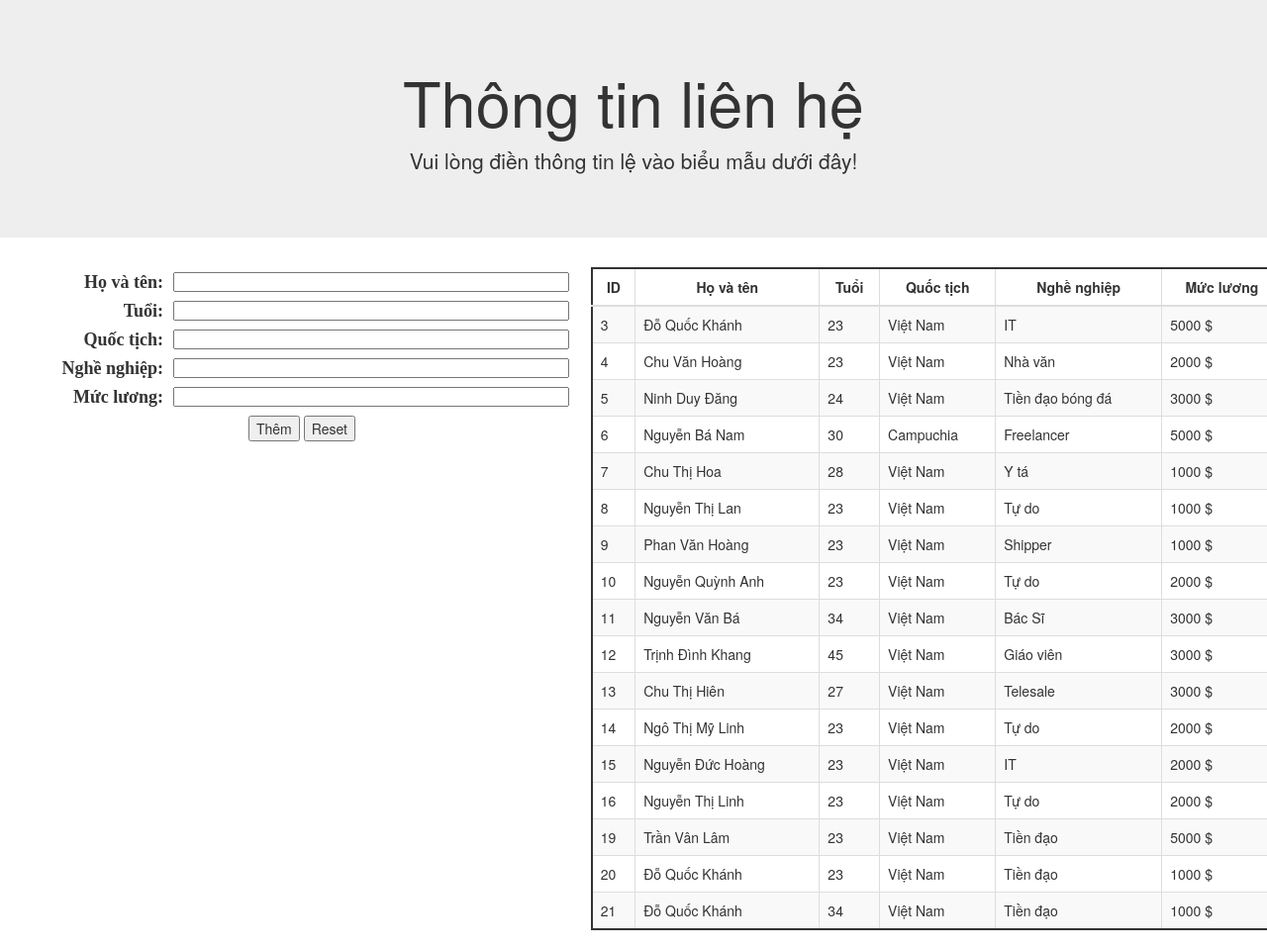
The page / on the database its author committed.
### tables this page shows
CREATE TABLE `thongtin` (
  `id` int(11) NOT NULL,
  `name` varchar(255) NOT NULL,
  `age` int(11) NOT NULL,
  `national` varchar(55) NOT NULL,
  `position` varchar(55) NOT NULL,
  `salary` int(11) NOT NULL
);

### connect.php (the view)
<?php
$con = mysqli_connect('localhost', 'root', '', 'testlaravel');
$sql="SELECT * FROM `thongtin` ORDER BY `id`";
$result=mysqli_query($con,$sql);
    while ($row=mysqli_fetch_assoc($result)) {
        $data[] = $row;
    }
    $html = '';
    if(!empty($data)){
        foreach ($data as $value) {
            $html .= '
            <tr role="row">
                <td>'.$value['id'].'</td>
                <td>'.$value['name'].'</td>
                <td>'.$value['age'].'</td>
                <td>'.$value['national'].'</td>
                <td>'.$value['position'].'</td>
                <td>'.$value['salary'].' $</td>
            </tr>';
            }
    }
?>

### index.php (shortened to what this page needs)
<?php
include "connect.php";
?>
<!DOCTYPE html>
<html lang="vi">
    <head>
        <link rel="stylesheet" href="styles.css">
        <link rel="stylesheet" href="https://maxcdn.bootstrapcdn.com/bootstrap/3.4.1/css/bootstrap.min.css">
    </head>
    <body>
    <div class="jumbotron text-center">
    <h1>Thông tin liên hệ</h1>
    <p>Vui lòng điền thông tin lệ vào biểu mẫu dưới đây!</p>
    </div>
        <div class="container-fluid">
        <div class="col-sm-4">
        <form action="process.php" method="POST">
            <div class="form-group">
                <input type="text" name="name"><span>Họ và tên: </span>
            </div>
            <div class="form-group">
                <input type="text" name="age"><span>Tuổi: </span>
            </div>
            <div class="form-group">
                <input type="text" name="national"><span>Quốc tịch: </span>
            </div>
            <div class="form-group">
                <input type="text" name="position"><span>Nghề nghiệp: </span>
            </div>
            <div class="form-group">
                <input type="text" name="salary"><span>Mức lương: </span>
            </div>
            <div class="form-group">
                <button type="submit">Thêm</button>
                <button type="reset">Reset</button>
            </div>
        </form>
        </div>
        <div class="col-sm-8">
        <table class="table table-striped table-hover table-bordered table-sm" style="border: 2px solid ;max-width:700px;margin-left:150px;">
            <thead>
                <tr role="row">
                    <th class="text-center">ID</th>
                    <th class="text-center">Họ và tên</th>
                    <th class="text-center">Tuổi</th>
                    <th class="text-center">Quốc tịch</th>
                    <th class="text-center">Nghề nghiệp</th>
                    <th class="text-center">Mức lương</th>
                </tr>
            </thead>
                <tbody>
    <?php
        echo $html;
    ?>
</tbody>
        </table>
        </div>
        </div>
    </body>
</html>

### styles.css (style rules this page uses)
form { width: 600px; text-align: center; }
div.form-group { width: 90%; height: 24px; margin: 5px; }
div.form-group input { float: right; height: 20px; width: 400px; }
span { font: 18px bold; font-weight: bold; float: right; margin-right: 10px; }
h1 { text-align: center; }
th { border: 1px solid; }
td { border: 1px solid; }

### rows shown on the page
thongtin: id "3", name "Đỗ Quốc Khánh", age "23", national "Việt Nam", position "IT", salary "5000"
thongtin: id "4", name "Chu Văn Hoàng", age "23", national "Việt Nam", position "Nhà văn", salary "2000"
thongtin: id "5", name "Ninh Duy Đăng", age "24", national "Việt Nam", position "Tiền đạo bóng đá", salary "3000"
thongtin: id "6", name "Nguyễn Bá Nam", age "30", national "Campuchia", position "Freelancer", salary "5000"
thongtin: id "7", name "Chu Thị Hoa", age "28", national "Việt Nam", position "Y tá", salary "1000"
thongtin: id "8", name "Nguyễn Thị Lan", age "23", national "Việt Nam", position "Tự do", salary "1000"
thongtin: id "9", name "Phan Văn Hoàng", age "23", national "Việt Nam", position "Shipper", salary "1000"
thongtin: id "10", name "Nguyễn Quỳnh Anh", age "23", national "Việt Nam", position "Tự do", salary "2000"
thongtin: id "11", name "Nguyễn Văn Bá", age "34", national "Việt Nam", position "Bác Sĩ", salary "3000"
thongtin: id "12", name "Trịnh Đình Khang", age "45", national "Việt Nam", position "Giáo viên", salary "3000"
thongtin: id "13", name "Chu Thị Hiên", age "27", national "Việt Nam", position "Telesale", salary "3000"
thongtin: id "14", name "Ngô Thị Mỹ Linh", age "23", national "Việt Nam", position "Tự do", salary "2000"
thongtin: id "15", name "Nguyễn Đức Hoàng", age "23", national "Việt Nam", position "IT", salary "2000"
thongtin: id "16", name "Nguyễn Thị Linh", age "23", national "Việt Nam", position "Tự do", salary "2000"
thongtin: id "19", name "Trần Vân Lâm", age "23", national "Việt Nam", position "Tiền đạo", salary "5000"
thongtin: id "20", name "Đỗ Quốc Khánh", age "23", national "Việt Nam", position "Tiền đạo", salary "1000"
thongtin: id "21", name "Đỗ Quốc Khánh", age "34", national "Việt Nam", position "Tiền đạo", salary "1000"
